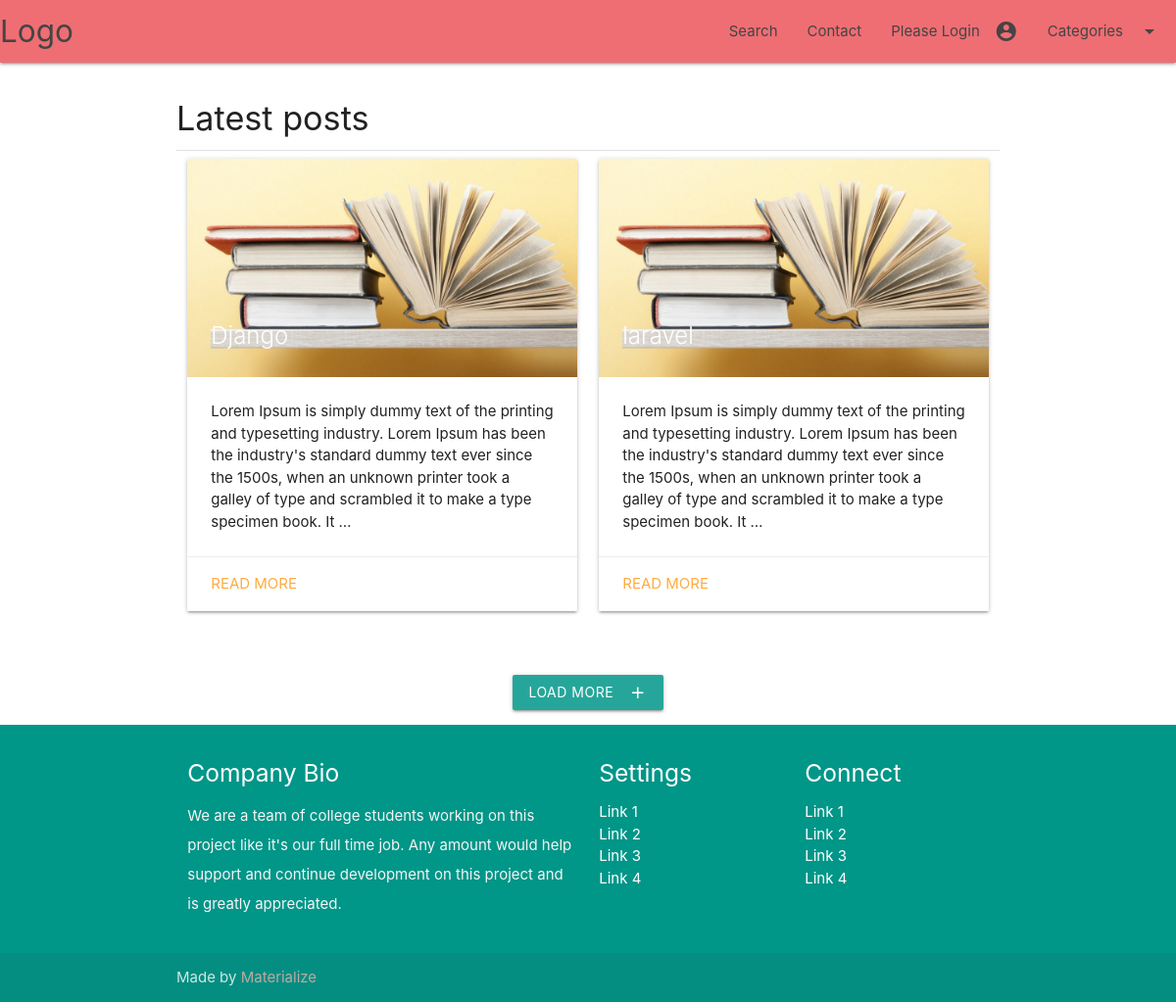
The page / on the database its author committed.
### blog/models.py (models this page shows, shortened)
class Post(models.Model):
	title = models.CharField(max_length=255, verbose_name='Title')
	slug = models.SlugField(unique=True)
	status = models.CharField(choices=STATUS_CHOICES, default='draft', max_length=10,verbose_name='Status')
	publication_date = models.DateTimeField(verbose_name='Created')
	category = models.ForeignKey(Category, on_delete=models.CASCADE, verbose_name='Category')
	picture = models.ImageField(upload_to='uploads/%Y/%m/%d', blank=True, null=True, verbose_name='Picture')
	content =RichTextUploadingField(verbose_name='Content')
	author = models.CharField(max_length=30, default='Anonymous', verbose_name='Created by')
	tags = models.ManyToManyField(Tag)
	likes = models.IntegerField(default=0)
	class Meta:
		verbose_name='Post'
		verbose_name_plural = 'Posts'
	def get_absolute_url(self):
		return reverse('articledetails', args=[self.slug])

### blog/views.py (the view)
# urls.py: path('', index, name='index'),
def index(request):
    articles = Post.objects.filter(status='published').order_by('-publication_date')
    categories = Category.objects.all()
    query = request.GET.get("q")
    if query:
        articles = articles.filter(
            Q(title__icontains=query) |
            Q(content__icontains=query)).distinct()
    paginator = Paginator(articles, 2)
    page_number = request.GET.get('page')
    articles_paginator = paginator.get_page(page_number)
    template = loader.get_template('index.html')
    context = {
        'articles': articles_paginator,
        'categories': categories
    }
    return HttpResponse(template.render(context, request))

### blog/models.py (called while the page is built)
	def get_absolute_url(self):
		return reverse('categories', args=[self.slug])

### artical/templates/index.html (shortened to what this page needs)
{% extends 'base.html' %}
{% load static %}
{% block content %}
  <h4>Latest posts</h4>
  <div class="divider"></div>
   <div class="row">
  {% for article in articles %}
      <div class="col s12 m6">
      <div class="card">
        <div class="card-image">
        {% if article.picture %}
          <a href="{{ article.get_absolute_url }}"><img src="{{ article.picture.url }}"></a>
          <a href="{{ article.get_absolute_url }}"><span class="card-title">{{ article.title }}</span></a>
        {% else %}
          <img src="{% static 'img/default-thumbnail.jpg' %}">
        {% endif %}
        </div>
        <div class="card-content">
          {{ article.content|truncatechars:250 | safe }}
        </div>
        <div class="card-action">
          <a href="{{ article.get_absolute_url }}">Read more</a>
        </div>
      </div>
    </div>
  {% endfor %}
    </div>
  </div>
{% endblock %}
{% block pagination %}
  <ul class="pagination center-align">
{% if articles.has_next %}
<a href="?page={{ articles.next_page_number }}" class="waves-effect waves-light btn"><i class="material-icons right">add</i>Load more</a>
  </ul>
{% endif %}
{% endblock %}

### rows shown on the page
Post: picture (picture), title "Django", content "Lorem Ipsum is simply dummy text of the printing and typesetting industry. Lorem Ipsum has been the industry's standard dummy text ever since the 1500s, when an unknown printer took a galley of type and scrambled it to make a type specimen book. It …"
Post: picture (picture), title "laravel", content "Lorem Ipsum is simply dummy text of the printing and typesetting industry. Lorem Ipsum has been the industry's standard dummy text ever since the 1500s, when an unknown printer took a galley of type and scrambled it to make a type specimen book. It …"
